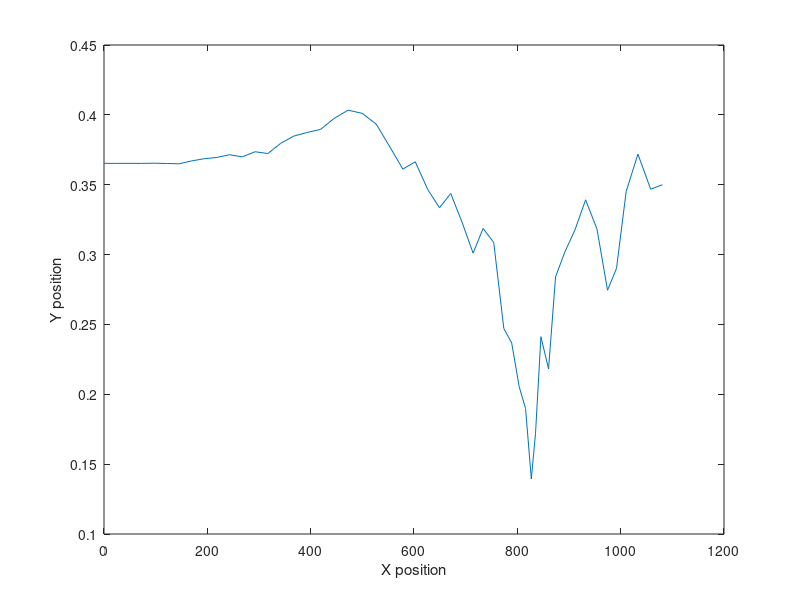

Recreate this plot in MATLAB. (Note: this script raises an error after producing the figure.)
clear all; close all; clc
load('out_MatRANS.mat');
%% Initialising

if ~isfield(MatRANS, 'Uf')
    MatRANS.Uf = sqrt(MatRANS.tau0/MatRANS.rho);
end

% Constants
g = 9.81; % Gravitational acceleration (m/s^2)
rho = 1000; % Fluid density (kg/m^3);
nu = 1e-6; % Fluid kinematic viscosity (m^2/s)
beta = 9/100;

%this is a test change for github

%import values from MatRANS
y = MatRANS.y;
h = y(end);
u_mean = MatRANS.u(end,:); %mean velocity %last time step only
k = MatRANS.k(end,:); %turbulent kinetic energy
k(1) = 10e-4;
w = MatRANS.omega(end,:);
Uf = MatRANS.Uf(end);
L = beta^(-1/4).*(sqrt(k)./w);
% vprime = 1./(k.*3);
vprime = k./3;
RND_mean = 0;
RND_std_dev = 1;


%% Non-dimensional values
%w_nd = w*h/Uf;
Y = y./h;
U_nd = u_mean./Uf;
k_nd = k./(Uf^2);

vprime_nd = vprime./Uf;
%vprime_nd = k_nd./3; %WRONG

vrms = sqrt(vprime_nd);

L_nd = L./h;
dT = L_nd./vrms;


%% Parameters and Arrays for storing data

Np = 100; % number of particles
N_it = 5000; %number of iterations for break
NT = 50; %time
P = struct('Xp',[],'Yp',[],'Tp',[]); % structure to save particle tracks


%do not prealloacte because then you cant see the final position

% % % % % % Vertical and horizontal positions
% % % % % Yp  = zeros(N_it,1);
% % % % % Xp  = zeros(N_it,1);
% % % % % % Time step size and time values
% % % % % del_T  = zeros(N_it,1);
% % % % % Tp  = zeros(N_it,1);
% % % % % % Streamwise velocity
% % % % % Up_y = zeros(N_it,1);
% % % % % % Vertical and horizontal displacements
% % % % % dY  = zeros(N_it-1,1);
% % % % % dX  = zeros(N_it-1,1);

%boundary conditions
y_bottom = 70*nu/Uf/h;
y_top = 1;


%% loop over the number of particles
for jj = 1 : Np
    
    ii = 1; %time steps
    
    %initial conditions
    Xp(1) = 0;
    Tp(1) = 0;
    Yp(1) = y_bottom + (y_top-y_bottom)*rand(1);
    
    
    
    
    % loop to calculate one particle track based on the initial position
    while Tp(ii)<=N_it && ii<=NT %why is the limit like this i dont understand
    %while ii<=N_it && Tp(ii)<=NT %this is wrong but why? i do not
    %understand what these limits mean
        ar = randn;
        %ar = normrnd(RND_mean, RND_std_dev); %normal distribution
        
        del_T(ii) = interp1(Y, dT, Yp(ii)); %interpolate the time step across Y
        Tp(ii+1) = Tp(ii) + del_T(ii); %add the time step to the initial time
        %Time   = Tp(ii); %this is now the new interpolated time that we use to find the velocity and position
        
        %initialise the velocity of the particle for the first time step
        if ii == 1
            Up_y(ii) = interp1(Y, U_nd, Yp(ii)); %interpolate the non-dimensional u against y to find it at the step ii
        else %if it is not the initial value, it just stays the same --> run later
            Up_y(ii) = up_dy;
        end
        
        %find rms v prime
        vrms_p = interp1(Y, vrms, Yp(ii)); %v rms as a vector in time
        dY = ar.*vrms_p.*dT(ii); %change in y velocity
        
        %boundary conditions for rms v prime (reflect the y vector with the
        %same angle as before)
        if (Yp(ii)+ dY) > y_top
            Yp(ii+1) = y_top - (dY -(y_top - Yp(ii)));
        elseif (Yp(ii) + dY) < y_bottom
            Yp(ii+1) = y_bottom + (-dY - (Yp(ii)-y_bottom));
        else
            Yp(ii+1) = Yp(ii) + dY;
        end
        
        
        % Obtain the streamwise velocity at the next vertical position
        up_dy    = interp1(Y, U_nd, Yp(ii+1));
        % Calculate the streamwise displacement and position
        dX(ii)   = 0.5 * del_T(ii)*(up_dy + Up_y(ii));
        %dx = (U_nd.*Yp(ii) + U_nd.*(Yp(ii)+up_dy(ii))).*del_T(ii)./2;
        Xp(ii+1) = Xp(ii) + dX(ii);
        
        
% % %         if Time<=N_it %number of iterations as a break
% % %             break
% % %         end
        
        ii = ii + 1; % update time step at the end of the while loop
        
    end
    
    
    % Store particle track in variable P using e.g. P(jj).Xp = ...;
    P(jj).Yp = Yp(1:(ii));
    P(jj).Xp = Xp(1:(ii));
    P(jj).Tp = Tp(1:(ii));
    X_mean(jj) = sum(Xp)/length(Xp);
    
    figure(1)
    plot(Xp(1:(ii)),Yp(1:(ii)),'-');
    xlabel('X position');
    ylabel('Y position');
    hold on
    yline(y_bottom);
    yline(y_top);

    figure(2)
    plot(Xp(end-1), Yp(end-1),'o');
    xlabel('X position');
    ylabel('Y position');
    hold on
    yline(y_bottom);
    yline(y_top);


    figure(3)
    plot(Xp,Tp);
    hold on
    xlabel('Mean X position')
    ylabel('Time')
    
end


%% Analyse results
